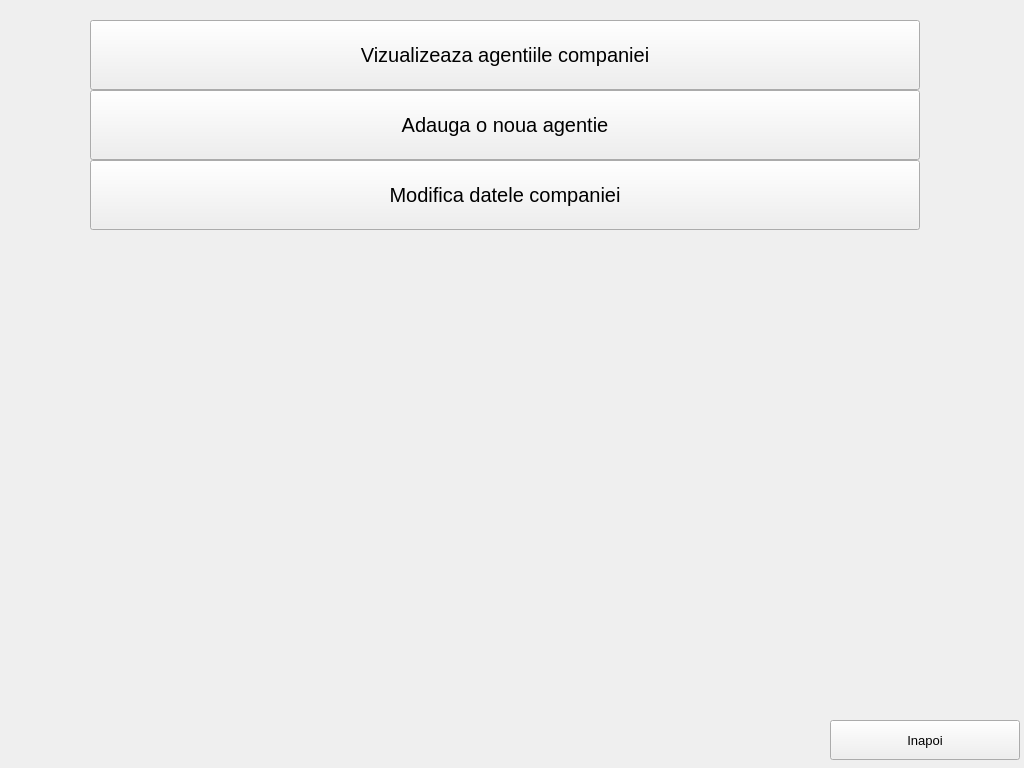
<?xml version="1.0" encoding="UTF-8"?>
<ui version="4.0">
 <class>ComponenteCompanie</class>
 <widget class="QMainWindow" name="ComponenteCompanie">
  <property name="geometry">
   <rect>
    <x>0</x>
    <y>0</y>
    <width>1024</width>
    <height>768</height>
   </rect>
  </property>
  <property name="windowTitle">
   <string>MainWindow</string>
  </property>
  <widget class="QWidget" name="centralwidget">
   <widget class="QPushButton" name="inapoi">
    <property name="geometry">
     <rect>
      <x>830</x>
      <y>720</y>
      <width>190</width>
      <height>40</height>
     </rect>
    </property>
    <property name="font">
     <font>
      <pointsize>10</pointsize>
     </font>
    </property>
    <property name="text">
     <string>Inapoi</string>
    </property>
   </widget>
   <widget class="QPushButton" name="showagentii">
    <property name="geometry">
     <rect>
      <x>90</x>
      <y>20</y>
      <width>830</width>
      <height>70</height>
     </rect>
    </property>
    <property name="font">
     <font>
      <pointsize>15</pointsize>
     </font>
    </property>
    <property name="text">
     <string>Vizualizeaza agentiile companiei</string>
    </property>
   </widget>
   <widget class="QPushButton" name="addagentie">
    <property name="geometry">
     <rect>
      <x>90</x>
      <y>90</y>
      <width>830</width>
      <height>70</height>
     </rect>
    </property>
    <property name="font">
     <font>
      <pointsize>15</pointsize>
     </font>
    </property>
    <property name="text">
     <string>Adauga o noua agentie</string>
    </property>
   </widget>
   <widget class="QPushButton" name="modifica">
    <property name="geometry">
     <rect>
      <x>90</x>
      <y>160</y>
      <width>830</width>
      <height>70</height>
     </rect>
    </property>
    <property name="font">
     <font>
      <pointsize>15</pointsize>
     </font>
    </property>
    <property name="text">
     <string>Modifica datele companiei</string>
    </property>
   </widget>
  </widget>
 </widget>
 <resources/>
 <connections/>
</ui>
